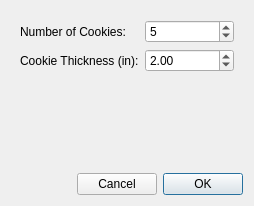
<?xml version="1.0" encoding="UTF-8"?>
<ui version="4.0">
    <class>StandardCutDialog</class>
    <widget class="QDialog" name="StandardCutDialog">
        <property name="windowTitle">
            <string>Standard Cut</string>
        </property>
        <layout class="QVBoxLayout" name="verticalLayout">
            <item>
                <widget class="QStackedWidget" name="stackedWidget">
                    <widget class="QWidget" name="cookiePage">
                        <layout class="QFormLayout" name="cookieForm">
                            <item row="0" column="0">
                                <widget class="QLabel" name="cookieCountLabel">
                                    <property name="text">
                                        <string>Number of Cookies:</string>
                                    </property>
                                </widget>
                            </item>
                            <item row="0" column="1">
                                <widget class="QSpinBox" name="cookieCountSpin">
                                    <property name="minimum">
                                        <number>1</number>
                                    </property>
                                    <property name="maximum">
                                        <number>1000</number>
                                    </property>
                                    <property name="value">
                                        <number>5</number>
                                    </property>
                                </widget>
                            </item>
                            <item row="1" column="0">
                                <widget class="QLabel" name="cookieThicknessLabel">
                                    <property name="text">
                                        <string>Cookie Thickness (in):</string>
                                    </property>
                                </widget>
                            </item>
                            <item row="1" column="1">
                                <widget class="QDoubleSpinBox" name="cookieThicknessSpin">
                                    <property name="minimum">
                                        <double>0.1</double>
                                    </property>
                                    <property name="maximum">
                                        <double>10.0</double>
                                    </property>
                                    <property name="singleStep">
                                        <double>0.25</double>
                                    </property>
                                    <property name="value">
                                        <double>2.0</double>
                                    </property>
                                </widget>
                            </item>
                        </layout>
                    </widget>
                    <widget class="QWidget" name="slabPage">
                        <layout class="QFormLayout" name="slabForm">
                            <item row="0" column="0">
                                <widget class="QLabel" name="slabLengthLabel">
                                    <property name="text">
                                        <string>Slab Length (in):</string>
                                    </property>
                                </widget>
                            </item>
                            <item row="0" column="1">
                                <widget class="QSpinBox" name="slabLengthSpin">
                                    <property name="minimum">
                                        <number>12</number>
                                    </property>
                                    <property name="maximum">
                                        <number>144</number>
                                    </property>
                                    <property name="value">
                                        <number>48</number>
                                    </property>
                                </widget>
                            </item>
                            <item row="1" column="0">
                                <widget class="QLabel" name="slabThicknessLabel">
                                    <property name="text">
                                        <string>Board Thickness (in):</string>
                                    </property>
                                </widget>
                            </item>
                            <item row="1" column="1">
                                <widget class="QDoubleSpinBox" name="slabThicknessSpin">
                                    <property name="minimum">
                                        <double>0.25</double>
                                    </property>
                                    <property name="maximum">
                                        <double>3.0</double>
                                    </property>
                                    <property name="singleStep">
                                        <double>0.25</double>
                                    </property>
                                    <property name="value">
                                        <double>1.5</double>
                                    </property>
                                </widget>
                            </item>
                            <item row="2" column="0">
                                <widget class="QLabel" name="slabCountLabel">
                                    <property name="text">
                                        <string>Expected Number of Boards:</string>
                                    </property>
                                </widget>
                            </item>
                            <item row="2" column="1">
                                <widget class="QSpinBox" name="slabCountSpin">
                                    <property name="minimum">
                                        <number>1</number>
                                    </property>
                                    <property name="maximum">
                                        <number>1000</number>
                                    </property>
                                    <property name="value">
                                        <number>3</number>
                                    </property>
                                </widget>
                            </item>
                        </layout>
                    </widget>
                    <widget class="QWidget" name="lumberPage">
                        <layout class="QFormLayout" name="lumberForm">
                            <item row="0" column="0">
                                <widget class="QLabel" name="lumberThicknessLabel">
                                    <property name="text">
                                        <string>Thickness (quarters):</string>
                                    </property>
                                </widget>
                            </item>
                            <item row="0" column="1">
                                <widget class="QSpinBox" name="lumberThicknessSpin">
                                    <property name="minimum">
                                        <number>4</number>
                                    </property>
                                    <property name="maximum">
                                        <number>12</number>
                                    </property>
                                    <property name="value">
                                        <number>6</number>
                                    </property>
                                </widget>
                            </item>
                            <item row="1" column="0">
                                <widget class="QLabel" name="lumberWidthLabel">
                                    <property name="text">
                                        <string>Width (in):</string>
                                    </property>
                                </widget>
                            </item>
                            <item row="1" column="1">
                                <widget class="QSpinBox" name="lumberWidthSpin">
                                    <property name="minimum">
                                        <number>1</number>
                                    </property>
                                    <property name="maximum">
                                        <number>24</number>
                                    </property>
                                    <property name="value">
                                        <number>6</number>
                                    </property>
                                </widget>
                            </item>
                            <item row="2" column="0">
                                <widget class="QLabel" name="lumberLengthLabel">
                                    <property name="text">
                                        <string>Length (in):</string>
                                    </property>
                                </widget>
                            </item>
                            <item row="2" column="1">
                                <widget class="QSpinBox" name="lumberLengthSpin">
                                    <property name="minimum">
                                        <number>12</number>
                                    </property>
                                    <property name="maximum">
                                        <number>144</number>
                                    </property>
                                    <property name="value">
                                        <number>48</number>
                                    </property>
                                </widget>
                            </item>
                            <item row="3" column="0">
                                <widget class="QLabel" name="surfacingLabel">
                                    <property name="text">
                                        <string>Surfacing:</string>
                                    </property>
                                </widget>
                            </item>
                            <item row="3" column="1">
                                <widget class="QComboBox" name="surfacingDropdown">
                                    <item>
                                        <property name="text">
                                            <string>S2S</string>
                                        </property>
                                    </item>
                                    <item>
                                        <property name="text">
                                            <string>S3S</string>
                                        </property>
                                    </item>
                                    <item>
                                        <property name="text">
                                            <string>S4S</string>
                                        </property>
                                    </item>
                                </widget>
                            </item>
                            <item row="4" column="0">
                                <widget class="QLabel" name="lumberPieceCountLabel">
                                    <property name="text">
                                        <string>Expected Pieces:</string>
                                    </property>
                                </widget>
                            </item>
                            <item row="4" column="1">
                                <widget class="QSpinBox" name="lumberPieceCountSpin">
                                    <property name="minimum">
                                        <number>1</number>
                                    </property>
                                    <property name="maximum">
                                        <number>10000</number>
                                    </property>
                                    <property name="value">
                                        <number>1</number>
                                    </property>
                                </widget>

                            </item>
                        </layout>
                    </widget>
                </widget>
            </item>
            <item>
                <layout class="QHBoxLayout" name="buttonLayout">
                    <item>
                        <spacer name="horizontalSpacer">
                            <property name="orientation">
                                <enum>Qt::Horizontal</enum>
                            </property>
                            <property name="sizeHint" stdset="0">
                                <size>
                                    <width>40</width>
                                    <height>20</height>
                                </size>
                            </property>
                        </spacer>
                    </item>
                    <item>
                        <widget class="QPushButton" name="cancelButton">
                            <property name="text">
                                <string>Cancel</string>
                            </property>
                            <property name="autoDefault">
                                <bool>false</bool>
                            </property>
                        </widget>
                    </item>
                    <item>
                        <widget class="QPushButton" name="okButton">
                            <property name="text">
                                <string>OK</string>
                            </property>
                            <property name="default">
                                <bool>true</bool>
                            </property>
                            <property name="autoDefault">
                                <bool>true</bool>
                            </property>
                        </widget>
                    </item>
                </layout>
            </item>
        </layout>
    </widget>
    <resources />
    <connections />
</ui>
